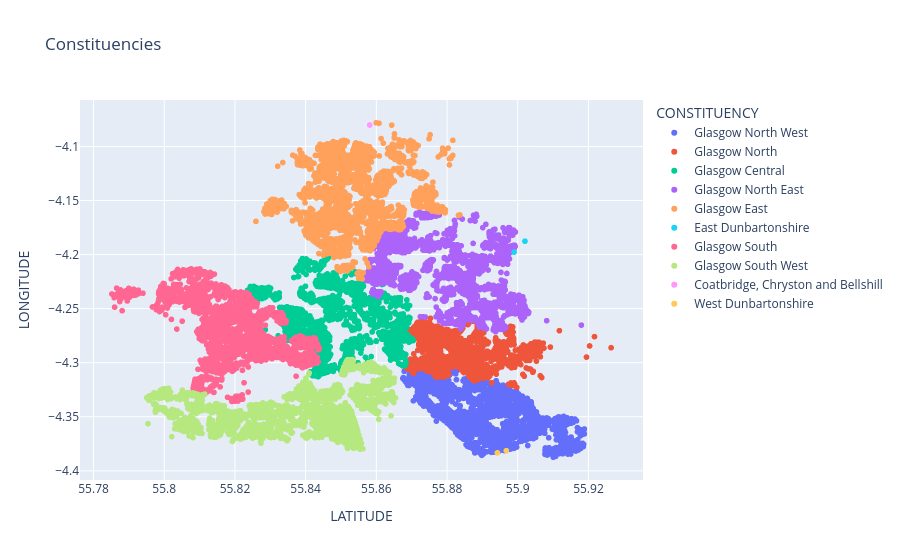

Notebook source saved alongside this figure:
### Code cell
#Create a plotly X-axis, Latitude Y-axis, Longitude Colour by Constituen
fig=px.scatter(df,x='LATITUDE',y='LONGITUDE', color='CONSTITUENCY',title='Constituencies')
fig.show()

### Figure 1 — Plotly figure (JSON) as saved in the notebook; plotly's stock layout.template omitted (floating-point values rounded to 4 significant figures; data arrays with more than 128 entries replaced by an {"elided": "..."} marker saying what was removed)
{"data": [{"hovertemplate": "CONSTITUENCY=Glasgow North West<br>LATITUDE=%{x}<br>LONGITUDE=%{y}<extra></extra>", "legendgroup": "Glasgow North West", "marker": {"color": "#636efa", "symbol": "circle"}, "mode": "markers", "name": "Glasgow North West", "showlegend": true, "type": "scattergl", "x": {"elided": "1914 float values"}, "xaxis": "x", "y": {"elided": "1914 float values"}, "yaxis": "y"}, {"hovertemplate": "CONSTITUENCY=Glasgow North<br>LATITUDE=%{x}<br>LONGITUDE=%{y}<extra></extra>", "legendgroup": "Glasgow North", "marker": {"color": "#EF553B", "symbol": "circle"}, "mode": "markers", "name": "Glasgow North", "showlegend": true, "type": "scattergl", "x": {"elided": "1586 float values"}, "xaxis": "x", "y": {"elided": "1586 float values"}, "yaxis": "y"}, {"hovertemplate": "CONSTITUENCY=Glasgow Central<br>LATITUDE=%{x}<br>LONGITUDE=%{y}<extra></extra>", "legendgroup": "Glasgow Central", "marker": {"color": "#00cc96", "symbol": "circle"}, "mode": "markers", "name": "Glasgow Central", "showlegend": true, "type": "scattergl", "x": {"elided": "1873 float values"}, "xaxis": "x", "y": {"elided": "1873 float values"}, "yaxis": "y"}, {"hovertemplate": "CONSTITUENCY=Glasgow North East<br>LATITUDE=%{x}<br>LONGITUDE=%{y}<extra></extra>", "legendgroup": "Glasgow North East", "marker": {"color": "#ab63fa", "symbol": "circle"}, "mode": "markers", "name": "Glasgow North East", "showlegend": true, "type": "scattergl", "x": {"elided": "1814 float values"}, "xaxis": "x", "y": {"elided": "1814 float values"}, "yaxis": "y"}, {"hovertemplate": "CONSTITUENCY=Glasgow East<br>LATITUDE=%{x}<br>LONGITUDE=%{y}<extra></extra>", "legendgroup": "Glasgow East", "marker": {"color": "#FFA15A", "symbol": "circle"}, "mode": "markers", "name": "Glasgow East", "showlegend": true, "type": "scattergl", "x": {"elided": "2091 float values"}, "xaxis": "x", "y": {"elided": "2091 float values"}, "yaxis": "y"}, {"hovertemplate": "CONSTITUENCY=East Dunbartonshire<br>LATITUDE=%{x}<br>LONGITUDE=%{y}<extra></extra>", "legendgroup": "East Dunbartonshire", "marker": {"color": "#19d3f3", "symbol": "circle"}, "mode": "markers", "name": "East Dunbartonshire", "showlegend": true, "type": "scattergl", "x": [55.9, 55.9], "xaxis": "x", "y": [-4.198, -4.188], "yaxis": "y"}, {"hovertemplate": "CONSTITUENCY=Glasgow South<br>LATITUDE=%{x}<br>LONGITUDE=%{y}<extra></extra>", "legendgroup": "Glasgow South", "marker": {"color": "#FF6692", "symbol": "circle"}, "mode": "markers", "name": "Glasgow South", "showlegend": true, "type": "scattergl", "x": {"elided": "1917 float values"}, "xaxis": "x", "y": {"elided": "1917 float values"}, "yaxis": "y"}, {"hovertemplate": "CONSTITUENCY=Glasgow South West<br>LATITUDE=%{x}<br>LONGITUDE=%{y}<extra></extra>", "legendgroup": "Glasgow South West", "marker": {"color": "#B6E880", "symbol": "circle"}, "mode": "markers", "name": "Glasgow South West", "showlegend": true, "type": "scattergl", "x": {"elided": "1877 float values"}, "xaxis": "x", "y": {"elided": "1877 float values"}, "yaxis": "y"}, {"hovertemplate": "CONSTITUENCY=Coatbridge, Chryston and Bellshill<br>LATITUDE=%{x}<br>LONGITUDE=%{y}<extra></extra>", "legendgroup": "Coatbridge, Chryston and Bellshill", "marker": {"color": "#FF97FF", "symbol": "circle"}, "mode": "markers", "name": "Coatbridge, Chryston and Bellshill", "showlegend": true, "type": "scattergl", "x": [55.86], "xaxis": "x", "y": [-4.08], "yaxis": "y"}, {"hovertemplate": "CONSTITUENCY=West Dunbartonshire<br>LATITUDE=%{x}<br>LONGITUDE=%{y}<extra></extra>", "legendgroup": "West Dunbartonshire", "marker": {"color": "#FECB52", "symbol": "circle"}, "mode": "markers", "name": "West Dunbartonshire", "showlegend": true, "type": "scattergl", "x": [55.9, 55.89], "xaxis": "x", "y": [-4.381, -4.383], "yaxis": "y"}], "layout": {"legend": {"title": {"text": "CONSTITUENCY"}, "tracegroupgap": 0}, "title": {"text": "Constituencies"}, "xaxis": {"anchor": "y", "domain": [0, 1], "title": {"text": "LATITUDE"}}, "yaxis": {"anchor": "x", "domain": [0, 1], "title": {"text": "LONGITUDE"}}}}
